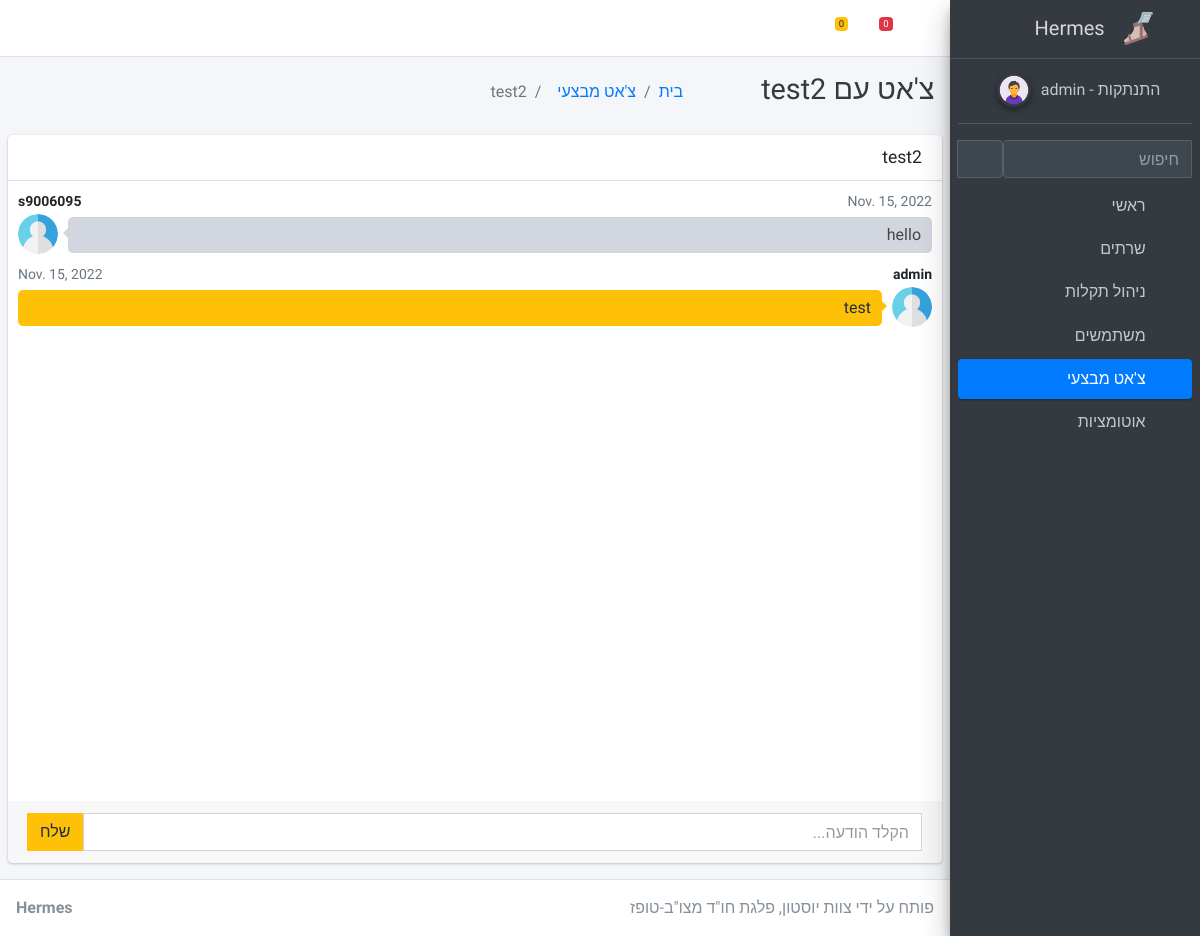
Before: /chat/rooms/test2 (signed in) with the older database file.
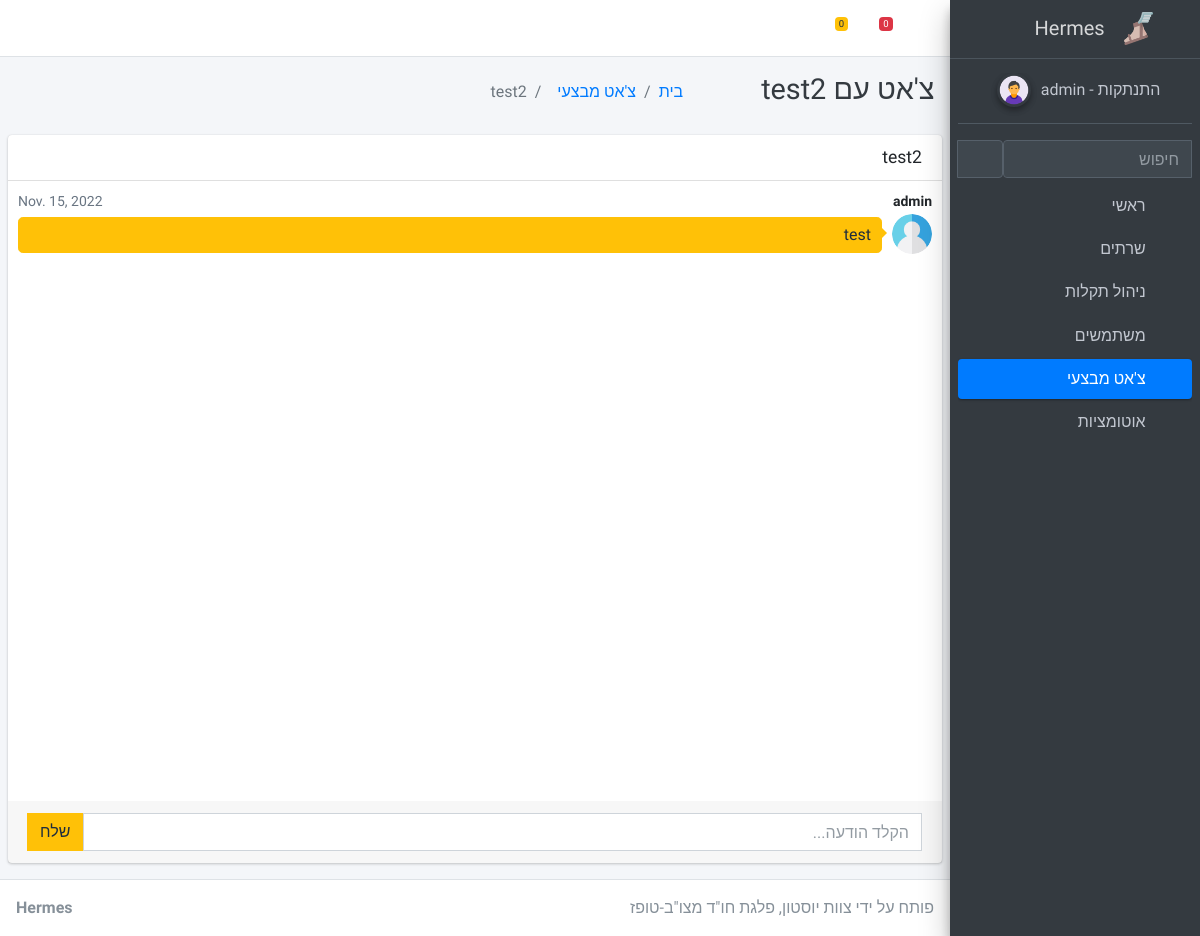
After: the same page with the newer database file.
### apps/chat/models.py (models this page shows)
class Message(models.Model):
    room = models.ForeignKey(Room, related_name='messages', on_delete=models.CASCADE)
    user = models.ForeignKey(User, related_name='messages', on_delete=models.CASCADE)
    content = models.TextField()
    date_added = models.DateField(auto_now_add=True)
    class Meta:
        ordering = ('date_added',)

### apps/chat/views.py (the view)
# urls.py: path('rooms/<slug:slug>', views.room, name='room'),
@login_required
def room(request, slug):
    context = {'chat'}
    room = Room.objects.get(slug=slug)
    messages = Message.objects.filter(room=room)[0:25]
    return render(request, 'chat/room.html', {'room': room, 'messages': messages, 'segment': context})

### apps/context_processors.py (called while the page is built)
def cfg_assets_root(request):
    return { 'ASSETS_ROOT' : settings.ASSETS_ROOT }

### apps/home/templatetags/auth_extras.py (called while the page is built)
@register.filter(name='has_group')
def has_group(user, group_name):
    group = Group.objects.get(name=group_name)
    return True if group in user.groups.all() else False

@register.filter(name='get_messages')
def get_messages(user):
    return latestMessages

@register.filter(name='get_notifications')
def get_notifications(user):
    return latestUserSignUp + lastestAlerts

### apps/templates/chat/room.html (shortened to what this page needs)
{% extends 'layouts/base.html' %}
{% block body_class %} sidebar-mini layout-fixed layout-navbar-fixed layout-footer-fixed {% endblock body_class %}
{% block stylesheets %}
  <link rel="stylesheet" href="{{ ASSETS_ROOT }}/plugins/fontawesome-free/css/all.min.css">
  <link rel="stylesheet" href="{{ ASSETS_ROOT }}/css/adminlte.min.css">
{% endblock stylesheets %}
{% block content %}
<div class="content-wrapper">
    <div class="content-header" style="direction:rtl">
      <div class="container-fluid">
        <div class="row mb-2">
          <div class="col-sm-3">
            <h1 class="m-0 text-dark">צ'אט עם {{room.slug}}</h1>
          </div>
          <div class="col-sm-3">
            <ol class="breadcrumb float-sm-left">
              <li class="breadcrumb-item"><a href="/">בית</a></li>
              <li class="breadcrumb-item"><a href="/chat/">צ'אט מבצעי</a></li>
              <li class="breadcrumb-item active">{{room.slug}}</li>
            </ol>
          </div>
        </div>
      </div>
    </div>
    <section class="content">
        <div class="card direct-chat direct-chat-warning">
            <div class="card-header">
                <h3 class="card-title">{{ room.name }}</h3>
            </div>
            <div class="direct-chat-messages" style="height:620px" id="chat-messages">
                {% for m in messages %}
                    {% if m.user != request.user %}
                        <div class="direct-chat-msg">
                            <div class="direct-chat-infos clearfix">
                                <span class="direct-chat-name float-left">{{ m.user.username }}</span>
                                <span class="direct-chat-timestamp float-right">{{m.date_added}}</span>
                            </div>
                            <img class="direct-chat-img" src="{{ ASSETS_ROOT }}/img/user.png" alt="message user image">
                            <div class="direct-chat-text">
                                {{ m.content }}
                            </div>
                        </div>
                    {% else %}
                        <div class="direct-chat-msg right">
                            <div class="direct-chat-infos clearfix">
                                <span class="direct-chat-name float-right">{{ m.user.username }}</span>
                                <span class="direct-chat-timestamp float-left">{{m.date_added}}</span>
                            </div>
                            <img class="direct-chat-img" src="{{ ASSETS_ROOT }}/img/user.png" alt="message user image">
                            <div class="direct-chat-text">
                                {{m.content}}
                            </div>
                        </div>
                    {% endif %}
                {% endfor %}
            </div>
            <div class="card-footer">
                <form action="." method="post">
                    <div class="input-group">
                        <span class="input-group-append">
                            <button id="chat-message-submit" type="button" class="btn btn-warning">שלח</button>
                        </span>
                        <input type="text" name="content" placeholder="הקלד הודעה..." class="form-control" id="chat-message-input">
                    </div>
                </form>
            </div>
        </div>
    </section>
</div>
{% endblock %}

Changed rows visible on the page:
removed Message: user.username "s9006095", date_added "Nov. 15, 2022", content "hello"
